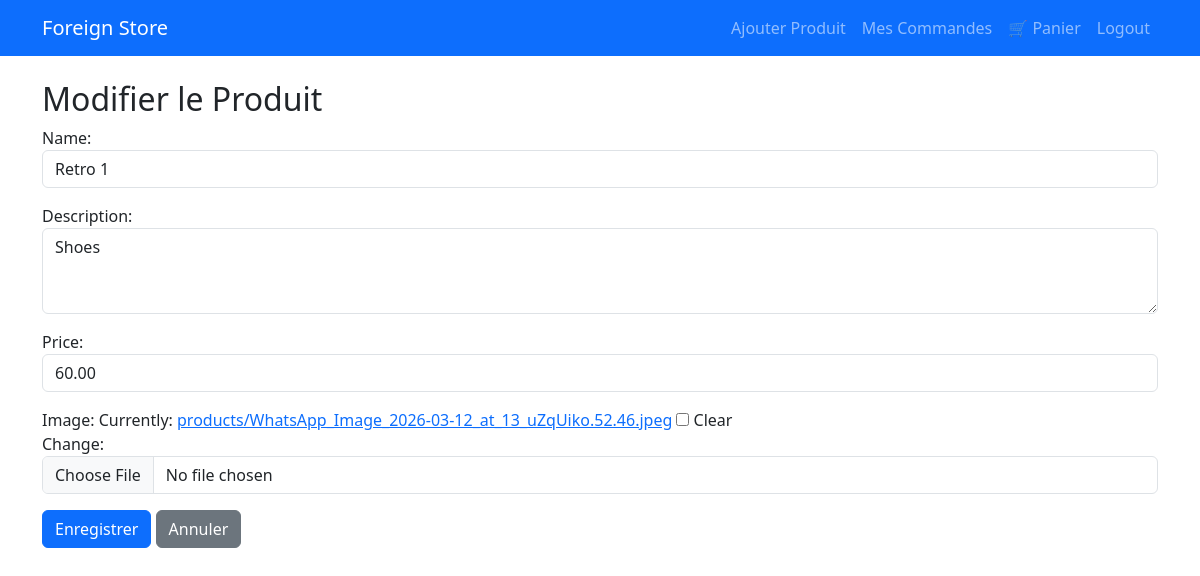
/products/edit/3/ (signed in), run on the app's committed database.
### products/models.py (models this page shows, shortened)
class Product(models.Model):
    name = models.CharField(max_length=200)
    description = models.TextField()
    price = models.DecimalField(max_digits=8, decimal_places=2)
    image = models.ImageField(upload_to='products/', blank=True, null=True)

### products/views.py (the view)
# urls.py: path('edit/<int:pk>/', views.edit_product, name='edit_product'),
@login_required
def edit_product(request, pk):
    produit = get_object_or_404(Product, pk=pk)
    if request.method == 'POST':
        form = ProductForm(request.POST, request.FILES, instance=produit)
        if form.is_valid():
            form.save()
            return redirect('product_list')
    else:
        form = ProductForm(instance=produit)
    return render(request, 'edit_product.html', {'form': form})

### products/forms.py
class ProductForm(forms.ModelForm):
    class Meta:
        model = Product
        fields = ['name', 'description', 'price', 'image']
        widgets = {
            'name': forms.TextInput(attrs={'class': 'form-control'}),
            'description': forms.Textarea(attrs={'class': 'form-control', 'rows':3}),
            'price': forms.NumberInput(attrs={'class': 'form-control'}),
            'image': forms.ClearableFileInput(attrs={'class': 'form-control'}),
        }

### products/templates/edit_product.html (shortened to what this page needs)
{% extends 'base.html' %}
{% block content %}
<h2>Modifier le Produit</h2>
<form method="POST" enctype="multipart/form-data">
    {{ form.as_p }}
    <button type="submit" class="btn btn-primary">Enregistrer</button>
    <a href="{% url 'product_list' %}" class="btn btn-secondary">Annuler</a>
</form>
{% endblock %}

### data on the page
Product: name "Retro 1", description "Shoes", price "60.00"
